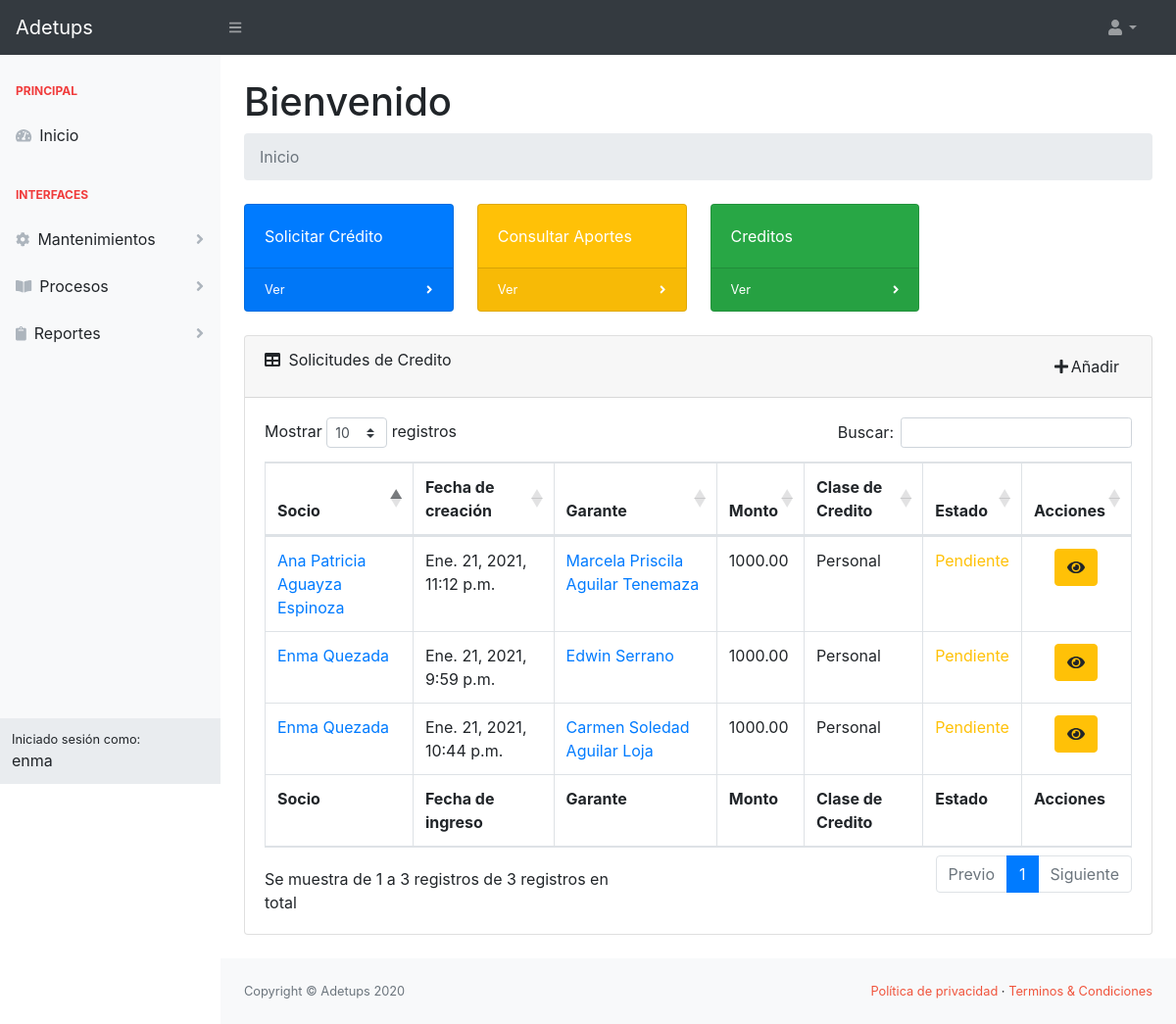
The page /presidente/ (signed in) on the database its author committed.
### sistema/models.py (models this page shows, shortened)
class Usuario(AbstractBaseUser, PermissionsMixin):
    foto = models.ImageField(upload_to='img_perfil', null=True, blank=True, default='img_perfil/default-avatar.jpg')
    nombres = models.CharField(max_length=50, null=True, blank=True)
    date_joined = models.DateTimeField(default=timezone.now, null=True, blank=True)
    apellidos = models.CharField(max_length=50, null=True, blank=True)
    username = models.CharField(max_length=50, null=True, blank=True, unique=True)
    email = models.EmailField(unique=True, null=True, blank=True)
    fecha_nacimiento = models.DateField(null=True, blank=True)
    is_active = models.BooleanField(default=True, null=True, blank=True)
    is_staff = models.BooleanField(default=False, null=True, blank=True)
    tipo = models.CharField(max_length=20, null=True, blank=True)
    USERNAME_FIELD = 'username'
    objects = PersonalizadoBaseUserManager()

class SolicitudCredito(models.Model):
    clasecredito = models.ForeignKey(ClaseCredito, models.DO_NOTHING)
    fecha_ingreso = models.DateTimeField(auto_now=True)
    garante = models.ForeignKey(Socio, models.DO_NOTHING, related_name='garante')
    monto = models.DecimalField(max_digits=9, decimal_places=2)
    plazo = models.SmallIntegerField()
    estado = models.CharField(max_length=20, default='pendiente')
    socio = models.ForeignKey(Socio, models.DO_NOTHING, related_name='socio')
    observaciones = models.TextField(blank=True, null=True)

class Socio(models.Model):
    usuario = models.ForeignKey(Usuario, on_delete=models.CASCADE)
    direccion = models.CharField(max_length=80, null=True, blank=True)  # Field name made lowercase.
    telefono = models.CharField(max_length=15, null=True, blank=True)  # Field name made lowercase.
    celular = models.CharField(max_length=10, null=True, blank=True)  # Field name made lowercase.
    cargo = models.CharField(max_length=20, null=True, blank=True)  # Field name made lowercase.
    area = models.CharField(max_length=20, null=True, blank=True)  # Field name made lowercase.
    fecha_ingreso = models.DateField(blank=True, null=True)  # Field name made lowercase.
    is_garante = models.BooleanField(default=False, null=True, blank=True)
    rubros = models.ManyToManyField(RubroSocio, blank=True, null=True)

class ClaseCredito(models.Model):
    descripcion = models.CharField(max_length=30, blank=True, null=True)
    valdesde = models.DecimalField(max_digits=6, decimal_places=2, blank=True, null=True)  # Field name made lowercase.
    valhasta = models.DecimalField(max_digits=6, decimal_places=2, blank=True, null=True)  # Field name made lowercase.
    autorizacion = models.BooleanField(default=True, blank=True, null=True)  # Field name made lowercase.
    estado = models.CharField(max_length=10, blank=True, null=True)  # Field name made lowercase.
    plazomax = models.SmallIntegerField(blank=True, null=True)  # Field name made lowercase.
    tiempo_minimo_servicio = models.IntegerField(blank=True, null=True)
    garante = models.BooleanField(default=True, blank=True, null=True)  # Field name made lowercase.

### presidente/views.py (the view)
# urls.py: path('', HomePageView.as_view(), name="home"),
class HomePageView(TemplateView):
    template_name = "presidente/index.html"
    def get_context_data(self, **kwargs):
        context = super().get_context_data(**kwargs)
        context['solicitudescredito'] = SolicitudCredito.objects.all()
        return context

### presidente/templates/presidente/index.html (shortened to what this page needs)
{% extends 'sistema/base.html' %}
{% block navbar %}
    <div class="sb-sidenav-menu-heading">Principal</div>
    <a class="nav-link" href="{% url 'asistente:home' %}">
        <div class="sb-nav-link-icon"><i class="fas fa-tachometer-alt"></i></div>
        Inicio
    </a>
    <div class="sb-sidenav-menu-heading">Interfaces</div>
    <a class="nav-link collapsed" href="#" data-toggle="collapse" data-target="#collapseLayouts"
       aria-expanded="false" aria-controls="collapseLayouts">
        <div class="sb-nav-link-icon"><i class="fas fa-cog"></i></div>
        Mantenimientos
        <div class="sb-sidenav-collapse-arrow"><i class="fas fa-angle-down"></i></div>
    </a>
    <a class="nav-link collapsed" href="#" data-toggle="collapse" data-target="#collapseProcesos"
       aria-expanded="false" aria-controls="collapseProcesos">
        <div class="sb-nav-link-icon"><i class="fas fa-book-open"></i></div>
        Procesos
        <div class="sb-sidenav-collapse-arrow"><i class="fas fa-angle-down"></i></div>
    </a>
    <a class="nav-link collapsed" href="#" data-toggle="collapse" data-target="#collapseReportes"
       aria-expanded="false" aria-controls="collapseReportes">
        <div class="sb-nav-link-icon"><i class="fas fa-clipboard"></i></div>
        Reportes
        <div class="sb-sidenav-collapse-arrow"><i class="fas fa-angle-down"></i></div>
    </a>
{% endblock %}
{% block content %}
    <h1 class="mt-4">Bienvenido</h1>
    <ol class="breadcrumb mb-4">
        <li class="breadcrumb-item active">Inicio</li>
    </ol>
    <div class="row">
        <div class="col-xl-3 col-md-6">
            <div class="card bg-primary text-white mb-4">
                <div class="card-body">Solicitar Crédito</div>
                <div class="card-footer d-flex align-items-center justify-content-between">
                    <a class="small text-white stretched-link" href="{% url 'sistema:clasecreditolist' %}">Ver</a>
                    <div class="small text-white"><i class="fas fa-angle-right"></i></div>
                </div>
            </div>
        </div>
        <div class="col-xl-3 col-md-6">
            <div class="card bg-warning text-white mb-4">
                <div class="card-body">Consultar Aportes</div>
                <div class="card-footer d-flex align-items-center justify-content-between">
                    <a class="small text-white stretched-link" href="{% url 'sistema:clasesolicitudlist' %}">Ver</a>
                    <div class="small text-white"><i class="fas fa-angle-right"></i></div>
                </div>
            </div>
        </div>
        <div class="col-xl-3 col-md-6">
            <div class="card bg-success text-white mb-4">
                <div class="card-body">Creditos</div>
                <div class="card-footer d-flex align-items-center justify-content-between">
                    <a class="small text-white stretched-link" href="#">Ver</a>
                    <div class="small text-white"><i class="fas fa-angle-right"></i></div>
                </div>
            </div>
        </div>
    </div>
    <div class="card mb-4">
        <div class="card-header">
            <div class="row">
                <div class="col-6">
                    <i class="fas fa-table mr-1"></i>
                    Solicitudes de Credito
                </div>
                <div class="col-6" align="right">
                    <a class="btn" href=""><i class="fa fa-plus fa-fw"
                                              aria-hidden="true"></i>Añadir</a>
                </div>
            </div>
        </div>
        <div class="card-body">
            <div class="table-responsive">
                <table class="table table-bordered" id="dataTable" width="100%" cellspacing="0">
                    <thead>
                    <tr>
                        <th>Socio</th>
                        <th>Fecha de creación</th>
                        <th>Garante</th>
                        <th>Monto</th>
                        <th>Clase de Credito</th>
                        <th>Estado</th>
                        <th>Acciones</th>
                    </tr>
                    </thead>
                    <tfoot>
                    <tr>
                        <th>Socio</th>
                        <th>Fecha de ingreso</th>
                        <th>Garante</th>
                        <th>Monto</th>
                        <th>Clase de Credito</th>
                        <th>Estado</th>
                        <th>Acciones</th>
                    </tr>
                    </tfoot>
                    <tbody>
                    {% for solicitudcredito in solicitudescredito %}
                        <tr>
                            <td>
                                <a href="{% url 'asistente:usuariodetail' solicitudcredito.socio.usuario.id %}">{{ solicitudcredito.socio.usuario.nombres|title }} {{ solicitudcredito.socio.usuario.apellidos|title }}</a>
                            </td>
                            <td>{{ solicitudcredito.fecha_ingreso }}</td>
                            <td>
                                <a href="{% url 'asistente:usuariodetail' solicitudcredito.garante.usuario.id %}">{{ solicitudcredito.garante.usuario.nombres|title }} {{ solicitudcredito.garante.usuario.apellidos|title }}</a>
                            </td>
                            <td>{{ solicitudcredito.monto }}</td>
                            <td>{{ solicitudcredito.clasecredito.descripcion|title }}</td>
                            <td>
                                {% if solicitudcredito.estado == 'pendiente' %}
                                    <p class="text-warning">Pendiente</p>
                                {% elif solicitudcredito.estado == 'aprobada' %}
                                    <p class="text-success">Aprobada</p>
                                {% elif solicitudcredito.estado == 'negada' %}
                                    <p class="text-danger">Negada</p>
                                {% endif %}
                            </td>
                            <td class="text-center">
                                <a class="btn btn-warning"
                                   href="{% url 'presidente:solicitudcreditoupdate' solicitudcredito.id %}"
                                   aria-label="Edit">
                                    <i class="fa fa-eye" aria-hidden="true"></i>
                                </a>
                            </td>
                        </tr>
                    {% endfor %}
                    </tbody>
                </table>
            </div>
        </div>
    </div>
{% endblock %}

### sistema/templates/sistema/base.html (shortened to what this page needs)
{% load static %}
<!DOCTYPE html>
<html lang="en">
<head>
    {% block css %}
        <link href="{% static 'css/styles.css' %}" rel="stylesheet"/>
        <link href="https://cdn.datatables.net/1.10.20/css/dataTables.bootstrap4.min.css" rel="stylesheet"
/>
        <link rel="stylesheet"
              href="https://cdn.jsdelivr.net/npm/bootstrap-select@1.13.14/dist/css/bootstrap-select.min.css">
        <link href="{% static 'css/datepicker.css' %}" rel="stylesheet">
        <link rel="stylesheet" href="https://cdn.datatables.net/buttons/1.6.5/css/buttons.dataTables.min.css">
    {% endblock %}
</head>
<body class="sb-nav-fixed">
<nav class="sb-topnav navbar navbar-expand navbar-dark bg-dark">
    <a class="navbar-brand" href="/">Adetups</a>
    <button class="btn btn-link btn-sm order-1 order-lg-0" id="sidebarToggle" href="#"><i class="fas fa-bars"></i>
    </button>
    <ul class="navbar-nav d-none d-md-inline-block form-inline ml-auto mr-0 mr-md-3 my-2 my-md-0">
        <li class="nav-item dropdown">
            <a class="nav-link dropdown-toggle" id="userDropdown" href="#" role="button" data-toggle="dropdown"
               aria-haspopup="true" aria-expanded="false"><i class="fas fa-user fa-fw"></i></a>
        </li>
    </ul>
</nav>
<div id="layoutSidenav">
    <div id="layoutSidenav_nav">
        <nav class="sb-sidenav accordion sb-sidenav-light" id="sidenavAccordion">
            <div class="sb-sidenav-menu">
                <div class="nav">
                    {% block navbar %}
                    {% endblock %}
                </div>
            </div>
            <div class="sb-sidenav-footer">
                <div class="small">Iniciado sesión como:</div>
                {{ request.user.nombres }}
            </div>
        </nav>
    </div>
    <div id="layoutSidenav_content">
        <main>
            <div class="container-fluid">
                {% block content %}
                {% endblock %}
            </div>
        </main>
        <footer class="py-4 bg-light mt-auto">
            <div class="container-fluid">
                <div class="d-flex align-items-center justify-content-between small">
                    <div class="text-muted">Copyright &copy; Adetups 2020</div>
                    <div>
                        <a href="#" class="text-adetups">Política de privacidad</a>
                        &middot;
                        <a href="#" class="text-adetups">Terminos &amp; Condiciones</a>
                    </div>
                </div>
            </div>
        </footer>
    </div>
</div>
</body>
</html>

### rows shown on the page
Usuario: user.nombres "enma"
SolicitudCredito: socio.usuario.nombres "Enma", socio.usuario.apellidos "Quezada", fecha_ingreso "Ene. 21, 2021, 9:59 p.m.", garante.usuario.nombres "Edwin", garante.usuario.apellidos "Serrano", monto "1000.00", clasecredito.descripcion "Personal", estado "Pendiente"
SolicitudCredito: socio.usuario.nombres "Enma", socio.usuario.apellidos "Quezada", fecha_ingreso "Ene. 21, 2021, 10:44 p.m.", garante.usuario.nombres "Carmen Soledad", garante.usuario.apellidos "Aguilar Loja", monto "1000.00", clasecredito.descripcion "Personal", estado "Pendiente"
SolicitudCredito: socio.usuario.nombres "Ana Patricia", socio.usuario.apellidos "Aguayza Espinoza", fecha_ingreso "Ene. 21, 2021, 11:12 p.m.", garante.usuario.nombres "Marcela Priscila", garante.usuario.apellidos "Aguilar Tenemaza", monto "1000.00", clasecredito.descripcion "Personal", estado "Pendiente"
